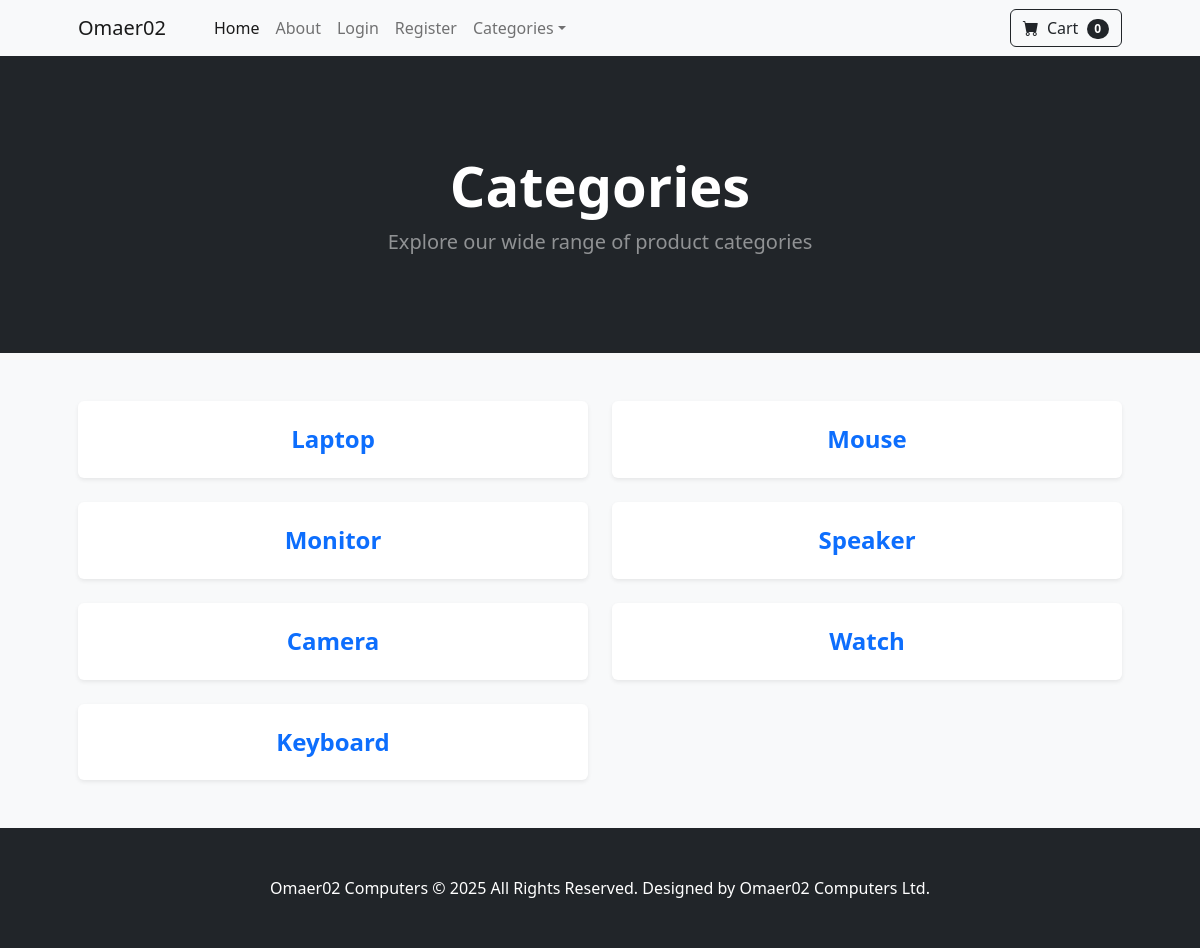
The page /categorySummary/ on the database its author committed.
### store/models.py (models this page shows)
class Category(models.Model):
    name = models.CharField(max_length=50)
    def __str__(self):
        return self.name
    class Meta:
        verbose_name_plural = 'categories'

### store/views.py (the view)
# urls.py: path('categorySummary/', views.categorySummary, name='categorySummary'),
def categorySummary(request):
    categories = Category.objects.all()
    return render(request, 'categorySummary.html', {"categories":categories} )

### cart/cart.py (called while the page is built)
    def __len__(self):
        return len(self.cart)

### cart/contextProcessors.py (called while the page is built)
def cart(request):
    return {'cart': Cart(request)}

### store/templates/categorySummary.html (shortened to what this page needs)
{% extends 'base.html' %}
{% block content %}
<header class="bg-dark py-5">
    <div class="container px-4 px-lg-5 my-5">
        <div class="text-center text-white">
            <h1 class="display-4 fw-bolder">Categories</h1>
            <p class="lead text-white-50">Explore our wide range of product categories</p>
        </div>
    </div>
</header>
<section class="py-5" style="background-color: #f8f9fa;">
    <div class="container px-4 px-lg-5">
        <div class="row g-4">
            {% for category in categories %}
            <div class="col-md-6">
                <div class="card shadow-sm border-0 h-100 bg-white hover-shadow" style="transition: transform 0.2s;">
                    <div class="card-body text-center py-4">
                        <h4 class="fw-bold mb-0">
                            <a href="{% url 'category' category %}" class="text-decoration-none text-primary">
                                {{ category }}
                            </a>
                        </h4>
                    </div>
                </div>
            </div>
            {% endfor %}
        </div>
    </div>
</section>
{% endblock %}

### rows shown on the page
Category: name "Laptop"
Category: name "Mouse"
Category: name "Monitor"
Category: name "Speaker"
Category: name "Camera"
Category: name "Watch"
Category: name "Keyboard"

### other values the page prints
{{ cart|length }} "0"
